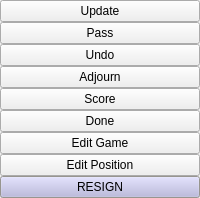
              <widget class="QSplitter" name="splitter1">
               <property name="orientation">
                <enum>Qt::Horizontal</enum>
               </property>
               <widget class="QWidget" name="layout14">
                <layout class="QVBoxLayout" name="_8">
                 <property name="spacing">
                  <number>0</number>
                 </property>
                 <property name="leftMargin">
                  <number>0</number>
                 </property>
                 <property name="topMargin">
                  <number>0</number>
                 </property>
                 <property name="rightMargin">
                  <number>0</number>
                 </property>
                 <property name="bottomMargin">
                  <number>0</number>
                 </property>
                 <item>
                  <widget class="QPushButton" name="refreshButton">
                   <property name="focusPolicy">
                    <enum>Qt::NoFocus</enum>
                   </property>
                   <property name="toolTip">
                    <string>Update game record from on-line game</string>
                   </property>
                   <property name="whatsThis">
                    <string>Update from online game.
This window was opened through &quot;Edit game&quot; while observing an online game.
The update button refreshes the game in this window, adding any moves that were made in the actual game in the meantime. This operation discards any edits you may have made.</string>
                   </property>
                   <property name="text">
                    <string>Update</string>
                   </property>
                  </widget>
                 </item>
                 <item>
                  <widget class="QPushButton" name="passButton">
                   <property name="focusPolicy">
                    <enum>Qt::NoFocus</enum>
                   </property>
                   <property name="toolTip">
                    <string>Pass move</string>
                   </property>
                   <property name="whatsThis">
                    <string>Pass

Pass your turn.</string>
                   </property>
                   <property name="text">
                    <string>Pass</string>
                   </property>
                  </widget>
                 </item>
                 <item>
                  <widget class="QPushButton" name="undoButton">
                   <property name="focusPolicy">
                    <enum>Qt::NoFocus</enum>
                   </property>
                   <property name="toolTip">
                    <string>Undo last move</string>
                   </property>
                   <property name="whatsThis">
                    <string>Undo

Undo the opponent's last move.</string>
                   </property>
                   <property name="text">
                    <string>Undo</string>
                   </property>
                  </widget>
                 </item>
                 <item>
                  <widget class="QPushButton" name="adjournButton">
                   <property name="focusPolicy">
                    <enum>Qt::NoFocus</enum>
                   </property>
                   <property name="toolTip">
                    <string>Request adjournment</string>
                   </property>
                   <property name="whatsThis">
                    <string>Adjourn.

Send adjournment request to your opponent. If he accept it, the game will be adjourned and saved.</string>
                   </property>
                   <property name="text">
                    <string>Adjourn</string>
                   </property>
                  </widget>
                 </item>
                 <item>
                  <widget class="QPushButton" name="scoreButton">
                   <property name="focusPolicy">
                    <enum>Qt::NoFocus</enum>
                   </property>
                   <property name="toolTip">
                    <string>Score the game</string>
                   </property>
                   <property name="whatsThis">
                    <string>Switch to coring mode.</string>
                   </property>
                   <property name="text">
                    <string>Score</string>
                   </property>
                   <property name="checkable">
                    <bool>true</bool>
                   </property>
                  </widget>
                 </item>
                 <item>
                  <widget class="QPushButton" name="doneButton">
                   <property name="focusPolicy">
                    <enum>Qt::NoFocus</enum>
                   </property>
                   <property name="toolTip">
                    <string>Accept the score and end the game.</string>
                   </property>
                   <property name="whatsThis">
                    <string>Accept the score, leave scoring mode and end the game.</string>
                   </property>
                   <property name="text">
                    <string>Done</string>
                   </property>
                  </widget>
                 </item>
                 <item>
                  <widget class="QPushButton" name="editButton">
                   <property name="focusPolicy">
                    <enum>Qt::NoFocus</enum>
                   </property>
                   <property name="toolTip">
                    <string>Edit the game in a new window.</string>
                   </property>
                   <property name="whatsThis">
                    <string>Open a window with an offline copy of the game for editing.</string>
                   </property>
                   <property name="text">
                    <string>Edit Game</string>
                   </property>
                  </widget>
                 </item>
                 <item>
                  <widget class="QPushButton" name="editPosButton">
                   <property name="focusPolicy">
                    <enum>Qt::NoFocus</enum>
                   </property>
                   <property name="toolTip">
                    <string>Enter and leave edit mode where stones can be placed freely.</string>
                   </property>
                   <property name="whatsThis">
                    <string>Freely edit the board position. Edited positions are added below the current one.</string>
                   </property>
                   <property name="text">
                    <string>Edit Position</string>
                   </property>
                   <property name="checkable">
                    <bool>true</bool>
                   </property>
                  </widget>
                 </item>
                 <item>
                  <widget class="QPushButton" name="resignButton">
                   <property name="sizePolicy">
                    <sizepolicy hsizetype="Minimum" vsizetype="Minimum">
                     <horstretch>0</horstretch>
                     <verstretch>0</verstretch>
                    </sizepolicy>
                   </property>
                   <property name="palette">
                    <palette>
                     <active>
                      <colorrole role="WindowText">
                       <brush brushstyle="SolidPattern">
                        <color alpha="255">
                         <red>0</red>
                         <green>0</green>
                         <blue>0</blue>
                        </color>
                       </brush>
                      </colorrole>
                      <colorrole role="Button">
                       <brush brushstyle="SolidPattern">
                        <color alpha="255">
                         <red>181</red>
                         <green>179</green>
                         <blue>220</blue>
                        </color>
                       </brush>
                      </colorrole>
                      <colorrole role="Light">
                       <brush brushstyle="SolidPattern">
                        <color alpha="255">
                         <red>255</red>
                         <green>255</green>
                         <blue>255</blue>
                        </color>
                       </brush>
                      </colorrole>
                      <colorrole role="Midlight">
                       <brush brushstyle="SolidPattern">
                        <color alpha="255">
                         <red>218</red>
                         <green>217</green>
                         <blue>237</blue>
                        </color>
                       </brush>
                      </colorrole>
                      <colorrole role="Dark">
                       <brush brushstyle="SolidPattern">
                        <color alpha="255">
                         <red>90</red>
                         <green>89</green>
                         <blue>110</blue>
                        </color>
                       </brush>
                      </colorrole>
                      <colorrole role="Mid">
                       <brush brushstyle="SolidPattern">
                        <color alpha="255">
                         <red>120</red>
                         <green>119</green>
                         <blue>146</blue>
                        </color>
                       </brush>
                      </colorrole>
                      <colorrole role="Text">
                       <brush brushstyle="SolidPattern">
                        <color alpha="255">
                         <red>0</red>
                         <green>0</green>
                         <blue>0</blue>
                        </color>
                       </brush>
                      </colorrole>
                      <colorrole role="BrightText">
                       <brush brushstyle="SolidPattern">
                        <color alpha="255">
                         <red>255</red>
                         <green>255</green>
                         <blue>255</blue>
                        </color>
                       </brush>
                      </colorrole>
                      <colorrole role="ButtonText">
                       <brush brushstyle="SolidPattern">
                        <color alpha="255">
                         <red>0</red>
                         <green>0</green>
                         <blue>0</blue>
                        </color>
                       </brush>
                      </colorrole>
                      <colorrole role="Base">
                       <brush brushstyle="SolidPattern">
                        <color alpha="255">
                         <red>255</red>
                         <green>255</green>
                         <blue>255</blue>
                        </color>
                       </brush>
                      </colorrole>
                      <colorrole role="Window">
                       <brush brushstyle="SolidPattern">
                        <color alpha="255">
                         <red>212</red>
                         <green>208</green>
                         <blue>200</blue>
                        </color>
                       </brush>
                      </colorrole>
                      <colorrole role="Shadow">
                       <brush brushstyle="SolidPattern">
                        <color alpha="255">
                         <red>0</red>
                         <green>0</green>
                         <blue>0</blue>
                        </color>
                       </brush>
                      </colorrole>
                      <colorrole role="Highlight">
                       <brush brushstyle="SolidPattern">
                        <color alpha="255">
                         <red>10</red>
                         <green>36</green>
                         <blue>106</blue>
                        </color>
                       </brush>
                      </colorrole>
                      <colorrole role="HighlightedText">
                       <brush brushstyle="SolidPattern">
                        <color alpha="255">
                         <red>255</red>
                         <green>255</green>
                         <blue>255</blue>
                        </color>
                       </brush>
                      </colorrole>
                      <colorrole role="Link">
                       <brush brushstyle="SolidPattern">
                        <color alpha="255">
                         <red>0</red>
                         <green>0</green>
                         <blue>0</blue>
                        </color>
                       </brush>
                      </colorrole>
                      <colorrole role="LinkVisited">
                       <brush brushstyle="SolidPattern">
                        <color alpha="255">
                         <red>0</red>
                         <green>0</green>
                         <blue>0</blue>
                        </color>
                       </brush>
                      </colorrole>
                     </active>
                     <inactive>
                      <colorrole role="WindowText">
                       <brush brushstyle="SolidPattern">
                        <color alpha="255">
                         <red>0</red>
                         <green>0</green>
                         <blue>0</blue>
                        </color>
                       </brush>
                      </colorrole>
                      <colorrole role="Button">
                       <brush brushstyle="SolidPattern">
                        <color alpha="255">
                         <red>181</red>
                         <green>179</green>
                         <blue>220</blue>
                        </color>
                       </brush>
                      </colorrole>
                      <colorrole role="Light">
                       <brush brushstyle="SolidPattern">
                        <color alpha="255">
                         <red>255</red>
                         <green>255</green>
                         <blue>255</blue>
                        </color>
                       </brush>
                      </colorrole>
                      <colorrole role="Midlight">
                       <brush brushstyle="SolidPattern">
                        <color alpha="255">
                         <red>208</red>
                         <green>205</green>
                         <blue>253</blue>
                        </color>
                       </brush>
                      </colorrole>
                      <colorrole role="Dark">
                       <brush brushstyle="SolidPattern">
                        <color alpha="255">
                         <red>90</red>
                         <green>89</green>
                         <blue>110</blue>
                        </color>
                       </brush>
                      </colorrole>
                      <colorrole role="Mid">
                       <brush brushstyle="SolidPattern">
                        <color alpha="255">
                         <red>120</red>
                         <green>119</green>
                         <blue>146</blue>
                        </color>
                       </brush>
                      </colorrole>
                      <colorrole role="Text">
                       <brush brushstyle="SolidPattern">
                        <color alpha="255">
                         <red>0</red>
                         <green>0</green>
                         <blue>0</blue>
                        </color>
                       </brush>
                      </colorrole>
                      <colorrole role="BrightText">
                       <brush brushstyle="SolidPattern">
                        <color alpha="255">
                         <red>255</red>
                         <green>255</green>
                         <blue>255</blue>
                        </color>
                       </brush>
                      </colorrole>
                      <colorrole role="ButtonText">
                       <brush brushstyle="SolidPattern">
                        <color alpha="255">
                         <red>0</red>
                         <green>0</green>
                         <blue>0</blue>
                        </color>
                       </brush>
                      </colorrole>
                      <colorrole role="Base">
                       <brush brushstyle="SolidPattern">
                        <color alpha="255">
                         <red>255</red>
                         <green>255</green>
                         <blue>255</blue>
                        </color>
                       </brush>
                      </colorrole>
                      <colorrole role="Window">
                       <brush brushstyle="SolidPattern">
                        <color alpha="255">
                         <red>212</red>
                         <green>208</green>
                         <blue>200</blue>
                        </color>
                       </brush>
                      </colorrole>
                      <colorrole role="Shadow">
                       <brush brushstyle="SolidPattern">
                        <color alpha="255">
                         <red>0</red>
                         <green>0</green>
                         <blue>0</blue>
                        </color>
                       </brush>
                      </colorrole>
                      <colorrole role="Highlight">
                       <brush brushstyle="SolidPattern">
                        <color alpha="255">
                         <red>10</red>
                         <green>36</green>
                         <blue>106</blue>
                        </color>
                       </brush>
                      </colorrole>
                      <colorrole role="HighlightedText">
                       <brush brushstyle="SolidPattern">
                        <color alpha="255">
                         <red>255</red>
                         <green>255</green>
                         <blue>255</blue>
                        </color>
                       </brush>
                      </colorrole>
                      <colorrole role="Link">
                       <brush brushstyle="SolidPattern">
                        <color alpha="255">
                         <red>0</red>
                         <green>0</green>
                         <blue>0</blue>
                        </color>
                       </brush>
                      </colorrole>
                      <colorrole role="LinkVisited">
                       <brush brushstyle="SolidPattern">
                        <color alpha="255">
                         <red>0</red>
                         <green>0</green>
                         <blue>0</blue>
                        </color>
                       </brush>
                      </colorrole>
                     </inactive>
                     <disabled>
                      <colorrole role="WindowText">
                       <brush brushstyle="SolidPattern">
                        <color alpha="255">
                         <red>128</red>
                         <green>128</green>
                         <blue>128</blue>
                        </color>
                       </brush>
                      </colorrole>
                      <colorrole role="Button">
                       <brush brushstyle="SolidPattern">
                        <color alpha="255">
                         <red>181</red>
                         <green>179</green>
                         <blue>220</blue>
                        </color>
                       </brush>
                      </colorrole>
                      <colorrole role="Light">
                       <brush brushstyle="SolidPattern">
                        <color alpha="255">
                         <red>255</red>
                         <green>255</green>
                         <blue>255</blue>
                        </color>
                       </brush>
                      </colorrole>
                      <colorrole role="Midlight">
                       <brush brushstyle="SolidPattern">
                        <color alpha="255">
                         <red>208</red>
                         <green>205</green>
                         <blue>253</blue>
                        </color>
                       </brush>
                      </colorrole>
                      <colorrole role="Dark">
                       <brush brushstyle="SolidPattern">
                        <color alpha="255">
                         <red>90</red>
                         <green>89</green>
                         <blue>110</blue>
                        </color>
                       </brush>
                      </colorrole>
                      <colorrole role="Mid">
                       <brush brushstyle="SolidPattern">
                        <color alpha="255">
                         <red>120</red>
                         <green>119</green>
                         <blue>146</blue>
                        </color>
                       </brush>
                      </colorrole>
                      <colorrole role="Text">
                       <brush brushstyle="SolidPattern">
                        <color alpha="255">
                         <red>0</red>
                         <green>0</green>
                         <blue>0</blue>
                        </color>
                       </brush>
                      </colorrole>
                      <colorrole role="BrightText">
                       <brush brushstyle="SolidPattern">
                        <color alpha="255">
                         <red>255</red>
                         <green>255</green>
                         <blue>255</blue>
                        </color>
                       </brush>
                      </colorrole>
                      <colorrole role="ButtonText">
                       <brush brushstyle="SolidPattern">
                        <color alpha="255">
                         <red>128</red>
                         <green>128</green>
                         <blue>128</blue>
                        </color>
                       </brush>
                      </colorrole>
                      <colorrole role="Base">
                       <brush brushstyle="SolidPattern">
                        <color alpha="255">
                         <red>255</red>
                         <green>255</green>
                         <blue>255</blue>
                        </color>
                       </brush>
                      </colorrole>
                      <colorrole role="Window">
                       <brush brushstyle="SolidPattern">
                        <color alpha="255">
                         <red>212</red>
                         <green>208</green>
                         <blue>200</blue>
                        </color>
                       </brush>
                      </colorrole>
                      <colorrole role="Shadow">
                       <brush brushstyle="SolidPattern">
                        <color alpha="255">
                         <red>0</red>
                         <green>0</green>
                         <blue>0</blue>
                        </color>
                       </brush>
                      </colorrole>
                      <colorrole role="Highlight">
                       <brush brushstyle="SolidPattern">
                        <color alpha="255">
                         <red>10</red>
                         <green>36</green>
                         <blue>106</blue>
                        </color>
                       </brush>
                      </colorrole>
                      <colorrole role="HighlightedText">
                       <brush brushstyle="SolidPattern">
                        <color alpha="255">
                         <red>255</red>
                         <green>255</green>
                         <blue>255</blue>
                        </color>
                       </brush>
                      </colorrole>
                      <colorrole role="Link">
                       <brush brushstyle="SolidPattern">
                        <color alpha="255">
                         <red>0</red>
                         <green>0</green>
                         <blue>0</blue>
                        </color>
                       </brush>
                      </colorrole>
                      <colorrole role="LinkVisited">
                       <brush brushstyle="SolidPattern">
                        <color alpha="255">
                         <red>0</red>
                         <green>0</green>
                         <blue>0</blue>
                        </color>
                       </brush>
                      </colorrole>
                     </disabled>
                    </palette>
                   </property>
                   <property name="focusPolicy">
                    <enum>Qt::NoFocus</enum>
                   </property>
                   <property name="toolTip">
                    <string>Default Loss</string>
                   </property>
                   <property name="whatsThis">
                    <string>Resign.

Resign the game immediately. Clicking here is a default loss. Your opponent wins. Game ends.</string>
                   </property>
                   <property name="text">
                    <string>RESIGN</string>
                   </property>
                   <property name="checkable">
                    <bool>false</bool>
                   </property>
                  </widget>
                 </item>
                </layout>
               </widget>
              </widget>
